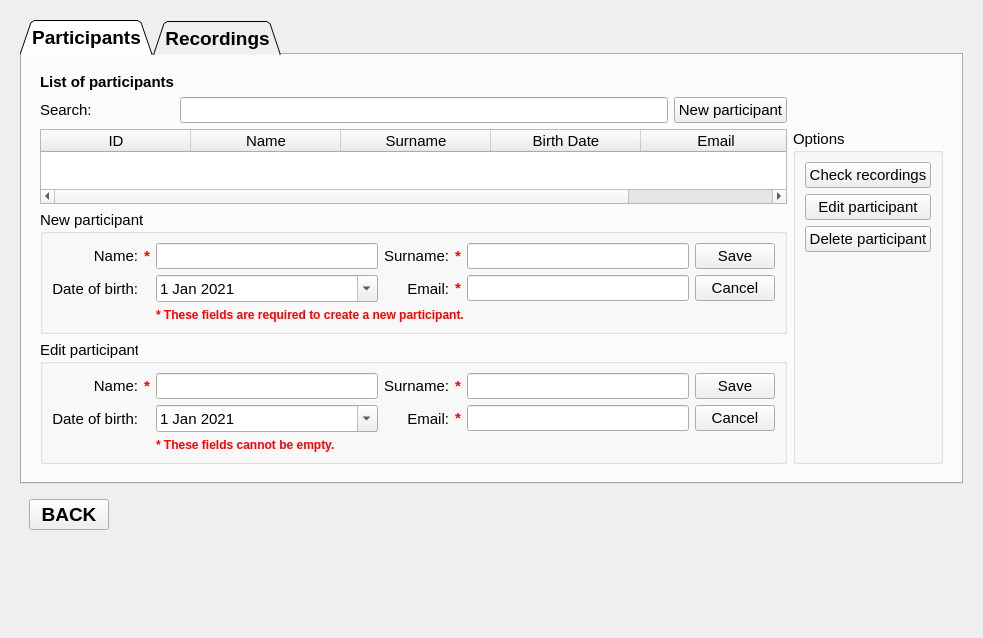
<?xml version="1.0" encoding="UTF-8"?>
<ui version="4.0">
 <class>Evaluation</class>
 <widget class="qMRMLWidget" name="Evaluation">
  <property name="geometry">
   <rect>
    <x>0</x>
    <y>0</y>
    <width>983</width>
    <height>638</height>
   </rect>
  </property>
  <layout class="QVBoxLayout" name="verticalLayout">
   <item>
    <widget class="QFrame" name="frame">
     <property name="frameShape">
      <enum>QFrame::NoFrame</enum>
     </property>
     <property name="frameShadow">
      <enum>QFrame::Raised</enum>
     </property>
     <layout class="QGridLayout" name="gridLayout">
      <item row="1" column="0">
       <widget class="QFrame" name="navigationBar">
        <property name="frameShape">
         <enum>QFrame::NoFrame</enum>
        </property>
        <property name="frameShadow">
         <enum>QFrame::Raised</enum>
        </property>
        <layout class="QHBoxLayout" name="horizontalLayout_7">
         <item>
          <widget class="QPushButton" name="previousPageButton">
           <property name="font">
            <font>
             <pointsize>14</pointsize>
             <weight>75</weight>
             <bold>true</bold>
            </font>
           </property>
           <property name="text">
            <string>BACK</string>
           </property>
          </widget>
         </item>
         <item>
          <spacer name="horizontalSpacer_8">
           <property name="orientation">
            <enum>Qt::Horizontal</enum>
           </property>
           <property name="sizeHint" stdset="0">
            <size>
             <width>40</width>
             <height>20</height>
            </size>
           </property>
          </spacer>
         </item>
        </layout>
       </widget>
      </item>
      <item row="0" column="0">
       <widget class="QTabWidget" name="tabWidget">
        <property name="font">
         <font>
          <pointsize>14</pointsize>
          <weight>75</weight>
          <bold>true</bold>
         </font>
        </property>
        <property name="tabPosition">
         <enum>QTabWidget::North</enum>
        </property>
        <property name="tabShape">
         <enum>QTabWidget::Triangular</enum>
        </property>
        <property name="currentIndex">
         <number>0</number>
        </property>
        <widget class="QWidget" name="participantsTab">
         <attribute name="title">
          <string>Participants</string>
         </attribute>
         <layout class="QVBoxLayout" name="verticalLayoutxt">
          <item>
           <widget class="QFrame" name="participantsFrame">
            <property name="font">
             <font>
              <pointsize>11</pointsize>
              <weight>50</weight>
              <bold>false</bold>
             </font>
            </property>
            <property name="frameShape">
             <enum>QFrame::NoFrame</enum>
            </property>
            <property name="frameShadow">
             <enum>QFrame::Raised</enum>
            </property>
            <layout class="QGridLayout" name="gridLayout_4">
             <item row="0" column="0">
              <widget class="QLabel" name="label_1">
               <property name="font">
                <font>
                 <pointsize>11</pointsize>
                 <weight>75</weight>
                 <bold>true</bold>
                </font>
               </property>
               <property name="text">
                <string>List of participants</string>
               </property>
              </widget>
             </item>
             <item row="1" column="0">
              <widget class="QLabel" name="label_2">
               <property name="font">
                <font>
                 <pointsize>11</pointsize>
                 <weight>50</weight>
                 <bold>false</bold>
                </font>
               </property>
               <property name="text">
                <string>Search:</string>
               </property>
              </widget>
             </item>
             <item row="1" column="1">
              <widget class="QLineEdit" name="participantSearchText">
               <property name="font">
                <font>
                 <pointsize>11</pointsize>
                 <weight>50</weight>
                 <bold>false</bold>
                </font>
               </property>
              </widget>
             </item>
             <item row="1" column="2">
              <widget class="QPushButton" name="newParticipantButton">
               <property name="text">
                <string>New participant</string>
               </property>
              </widget>
             </item>
             <item row="2" column="0" colspan="3">
              <widget class="QTableWidget" name="participantsTable">
               <property name="font">
                <font>
                 <pointsize>11</pointsize>
                 <weight>50</weight>
                 <bold>false</bold>
                </font>
               </property>
               <property name="sizeAdjustPolicy">
                <enum>QAbstractScrollArea::AdjustToContents</enum>
               </property>
               <property name="editTriggers">
                <set>QAbstractItemView::NoEditTriggers</set>
               </property>
               <property name="alternatingRowColors">
                <bool>true</bool>
               </property>
               <property name="selectionMode">
                <enum>QAbstractItemView::SingleSelection</enum>
               </property>
               <property name="selectionBehavior">
                <enum>QAbstractItemView::SelectRows</enum>
               </property>
               <property name="sortingEnabled">
                <bool>true</bool>
               </property>
               <attribute name="horizontalHeaderDefaultSectionSize">
                <number>150</number>
               </attribute>
               <attribute name="horizontalHeaderStretchLastSection">
                <bool>true</bool>
               </attribute>
               <attribute name="verticalHeaderVisible">
                <bool>false</bool>
               </attribute>
               <column>
                <property name="text">
                 <string>ID</string>
                </property>
               </column>
               <column>
                <property name="text">
                 <string>Name</string>
                </property>
               </column>
               <column>
                <property name="text">
                 <string>Surname</string>
                </property>
               </column>
               <column>
                <property name="text">
                 <string>Birth Date</string>
                </property>
               </column>
               <column>
                <property name="text">
                 <string>Email</string>
                </property>
               </column>
              </widget>
             </item>
             <item row="2" column="3" rowspan="3">
              <widget class="QGroupBox" name="participantOptionsGroupBox">
               <property name="font">
                <font>
                 <pointsize>11</pointsize>
                 <weight>50</weight>
                 <bold>false</bold>
                </font>
               </property>
               <property name="title">
                <string>Options</string>
               </property>
               <layout class="QVBoxLayout" name="verticalLayout_4">
                <item>
                 <widget class="QPushButton" name="checkRecordingsButton">
                  <property name="font">
                   <font>
                    <pointsize>11</pointsize>
                    <weight>50</weight>
                    <bold>false</bold>
                   </font>
                  </property>
                  <property name="text">
                   <string>Check recordings</string>
                  </property>
                 </widget>
                </item>
                <item>
                 <widget class="QPushButton" name="editParticipantButton">
                  <property name="font">
                   <font>
                    <pointsize>11</pointsize>
                    <weight>50</weight>
                    <bold>false</bold>
                   </font>
                  </property>
                  <property name="text">
                   <string>Edit participant</string>
                  </property>
                 </widget>
                </item>
                <item>
                 <widget class="QPushButton" name="deleteParticipantButton">
                  <property name="font">
                   <font>
                    <pointsize>11</pointsize>
                    <weight>50</weight>
                    <bold>false</bold>
                   </font>
                  </property>
                  <property name="text">
                   <string>Delete participant</string>
                  </property>
                 </widget>
                </item>
                <item>
                 <spacer name="verticalSpacer">
                  <property name="font">
                   <font>
                    <pointsize>11</pointsize>
                    <weight>50</weight>
                    <bold>false</bold>
                   </font>
                  </property>
                  <property name="orientation">
                   <enum>Qt::Vertical</enum>
                  </property>
                  <property name="sizeHint" stdset="0">
                   <size>
                    <width>20</width>
                    <height>40</height>
                   </size>
                  </property>
                 </spacer>
                </item>
               </layout>
              </widget>
             </item>
             <item row="3" column="0" colspan="3">
              <widget class="QGroupBox" name="newParticipantGroupBox">
               <property name="font">
                <font>
                 <pointsize>11</pointsize>
                 <weight>50</weight>
                 <bold>false</bold>
                </font>
               </property>
               <property name="title">
                <string>New participant</string>
               </property>
               <layout class="QGridLayout" name="gridLayout_3">
                <item row="0" column="0">
                 <widget class="QLabel" name="newParticipantLabel_1">
                  <property name="font">
                   <font>
                    <pointsize>11</pointsize>
                    <weight>50</weight>
                    <bold>false</bold>
                   </font>
                  </property>
                  <property name="text">
                   <string>Name:</string>
                  </property>
                  <property name="alignment">
                   <set>Qt::AlignRight|Qt::AlignTrailing|Qt::AlignVCenter</set>
                  </property>
                 </widget>
                </item>
                <item row="0" column="1">
                 <widget class="QLabel" name="newParticipantNameWarning">
                  <property name="text">
                   <string>&lt;html&gt;&lt;head/&gt;&lt;body&gt;&lt;p&gt;&lt;span style=&quot; font-size:11pt; font-weight:600; color:#ff0000;&quot;&gt;*&lt;/span&gt;&lt;/p&gt;&lt;/body&gt;&lt;/html&gt;</string>
                  </property>
                 </widget>
                </item>
                <item row="0" column="2">
                 <widget class="QLineEdit" name="newParticipantNameText">
                  <property name="font">
                   <font>
                    <pointsize>11</pointsize>
                    <weight>50</weight>
                    <bold>false</bold>
                   </font>
                  </property>
                 </widget>
                </item>
                <item row="0" column="3">
                 <widget class="QLabel" name="newParticipantLabel_2">
                  <property name="font">
                   <font>
                    <pointsize>11</pointsize>
                    <weight>50</weight>
                    <bold>false</bold>
                   </font>
                  </property>
                  <property name="text">
                   <string>Surname:</string>
                  </property>
                  <property name="alignment">
                   <set>Qt::AlignRight|Qt::AlignTrailing|Qt::AlignVCenter</set>
                  </property>
                 </widget>
                </item>
                <item row="0" column="4">
                 <widget class="QLabel" name="newParticipantSurnameWarning">
                  <property name="text">
                   <string>&lt;html&gt;&lt;head/&gt;&lt;body&gt;&lt;p&gt;&lt;span style=&quot; font-size:11pt; font-weight:600; color:#ff0000;&quot;&gt;*&lt;/span&gt;&lt;/p&gt;&lt;/body&gt;&lt;/html&gt;</string>
                  </property>
                 </widget>
                </item>
                <item row="0" column="5">
                 <widget class="QLineEdit" name="newParticipantSurnameText">
                  <property name="font">
                   <font>
                    <pointsize>11</pointsize>
                    <weight>50</weight>
                    <bold>false</bold>
                   </font>
                  </property>
                 </widget>
                </item>
                <item row="0" column="6">
                 <widget class="QPushButton" name="newParticipantSaveButton">
                  <property name="font">
                   <font>
                    <pointsize>11</pointsize>
                    <weight>50</weight>
                    <bold>false</bold>
                   </font>
                  </property>
                  <property name="text">
                   <string>Save</string>
                  </property>
                 </widget>
                </item>
                <item row="1" column="0">
                 <widget class="QLabel" name="newParticipantLabel_3">
                  <property name="font">
                   <font>
                    <pointsize>11</pointsize>
                    <weight>50</weight>
                    <bold>false</bold>
                   </font>
                  </property>
                  <property name="text">
                   <string>Date of birth:</string>
                  </property>
                  <property name="alignment">
                   <set>Qt::AlignRight|Qt::AlignTrailing|Qt::AlignVCenter</set>
                  </property>
                 </widget>
                </item>
                <item row="1" column="2">
                 <widget class="QDateEdit" name="newParticipantBirthDateEdit">
                  <property name="font">
                   <font>
                    <pointsize>11</pointsize>
                    <weight>50</weight>
                    <bold>false</bold>
                   </font>
                  </property>
                  <property name="buttonSymbols">
                   <enum>QAbstractSpinBox::UpDownArrows</enum>
                  </property>
                  <property name="calendarPopup">
                   <bool>true</bool>
                  </property>
                  <property name="date">
                   <date>
                    <year>2021</year>
                    <month>1</month>
                    <day>1</day>
                   </date>
                  </property>
                 </widget>
                </item>
                <item row="1" column="3">
                 <widget class="QLabel" name="newParticipantLabel_4">
                  <property name="font">
                   <font>
                    <pointsize>11</pointsize>
                    <weight>50</weight>
                    <bold>false</bold>
                   </font>
                  </property>
                  <property name="text">
                   <string>Email:</string>
                  </property>
                  <property name="alignment">
                   <set>Qt::AlignRight|Qt::AlignTrailing|Qt::AlignVCenter</set>
                  </property>
                 </widget>
                </item>
                <item row="1" column="4">
                 <widget class="QLabel" name="newParticipantEmailWarning">
                  <property name="text">
                   <string>&lt;html&gt;&lt;head/&gt;&lt;body&gt;&lt;p&gt;&lt;span style=&quot; font-size:11pt; font-weight:600; color:#ff0000;&quot;&gt;*&lt;/span&gt;&lt;/p&gt;&lt;/body&gt;&lt;/html&gt;</string>
                  </property>
                 </widget>
                </item>
                <item row="1" column="5">
                 <widget class="QLineEdit" name="newParticipantEmailText">
                  <property name="font">
                   <font>
                    <pointsize>11</pointsize>
                    <weight>50</weight>
                    <bold>false</bold>
                   </font>
                  </property>
                 </widget>
                </item>
                <item row="1" column="6">
                 <widget class="QPushButton" name="newParticipantCancelButton">
                  <property name="font">
                   <font>
                    <pointsize>11</pointsize>
                    <weight>50</weight>
                    <bold>false</bold>
                   </font>
                  </property>
                  <property name="text">
                   <string>Cancel</string>
                  </property>
                 </widget>
                </item>
                <item row="2" column="2" colspan="4">
                 <widget class="QLabel" name="newParticipantWarningMessageText">
                  <property name="font">
                   <font>
                    <pointsize>11</pointsize>
                    <weight>50</weight>
                    <bold>false</bold>
                   </font>
                  </property>
                  <property name="text">
                   <string>&lt;html&gt;&lt;head/&gt;&lt;body&gt;&lt;p&gt;&lt;span style=&quot; font-size:9pt; font-weight:600; color:#ff0000;&quot;&gt;* These fields are required to create a new participant.&lt;/span&gt;&lt;/p&gt;&lt;/body&gt;&lt;/html&gt;</string>
                  </property>
                 </widget>
                </item>
               </layout>
              </widget>
             </item>
             <item row="4" column="0" colspan="3">
              <widget class="QGroupBox" name="editParticipantGroupBox">
               <property name="font">
                <font>
                 <pointsize>11</pointsize>
                 <weight>50</weight>
                 <bold>false</bold>
                </font>
               </property>
               <property name="title">
                <string>Edit participant</string>
               </property>
               <layout class="QGridLayout" name="gridLayout_2">
                <item row="0" column="0">
                 <widget class="QLabel" name="editParticipantLabel_1">
                  <property name="font">
                   <font>
                    <pointsize>11</pointsize>
                    <weight>50</weight>
                    <bold>false</bold>
                   </font>
                  </property>
                  <property name="text">
                   <string>Name:</string>
                  </property>
                  <property name="alignment">
                   <set>Qt::AlignRight|Qt::AlignTrailing|Qt::AlignVCenter</set>
                  </property>
                 </widget>
                </item>
                <item row="0" column="1">
                 <widget class="QLabel" name="editParticipantNameWarning">
                  <property name="text">
                   <string>&lt;html&gt;&lt;head/&gt;&lt;body&gt;&lt;p&gt;&lt;span style=&quot; font-size:11pt; font-weight:600; color:#ff0000;&quot;&gt;*&lt;/span&gt;&lt;/p&gt;&lt;/body&gt;&lt;/html&gt;</string>
                  </property>
                 </widget>
                </item>
                <item row="0" column="2">
                 <widget class="QLineEdit" name="editParticipantNameText">
                  <property name="font">
                   <font>
                    <pointsize>11</pointsize>
                    <weight>50</weight>
                    <bold>false</bold>
                   </font>
                  </property>
                 </widget>
                </item>
                <item row="0" column="3">
                 <widget class="QLabel" name="editParticipantLabel_2">
                  <property name="font">
                   <font>
                    <pointsize>11</pointsize>
                    <weight>50</weight>
                    <bold>false</bold>
                   </font>
                  </property>
                  <property name="text">
                   <string>Surname:</string>
                  </property>
                  <property name="alignment">
                   <set>Qt::AlignRight|Qt::AlignTrailing|Qt::AlignVCenter</set>
                  </property>
                 </widget>
                </item>
                <item row="0" column="4">
                 <widget class="QLabel" name="editParticipantSurnameWarning">
                  <property name="text">
                   <string>&lt;html&gt;&lt;head/&gt;&lt;body&gt;&lt;p&gt;&lt;span style=&quot; font-size:11pt; font-weight:600; color:#ff0000;&quot;&gt;*&lt;/span&gt;&lt;/p&gt;&lt;/body&gt;&lt;/html&gt;</string>
                  </property>
                 </widget>
                </item>
                <item row="0" column="5">
                 <widget class="QLineEdit" name="editParticipantSurnameText">
                  <property name="font">
                   <font>
                    <pointsize>11</pointsize>
                    <weight>50</weight>
                    <bold>false</bold>
                   </font>
                  </property>
                 </widget>
                </item>
                <item row="0" column="6">
                 <widget class="QPushButton" name="editParticipantSaveButton">
                  <property name="font">
                   <font>
                    <pointsize>11</pointsize>
                    <weight>50</weight>
                    <bold>false</bold>
                   </font>
                  </property>
                  <property name="text">
                   <string>Save</string>
                  </property>
                 </widget>
                </item>
                <item row="1" column="0">
                 <widget class="QLabel" name="editParticipantLabel_3">
                  <property name="font">
                   <font>
                    <pointsize>11</pointsize>
                    <weight>50</weight>
                    <bold>false</bold>
                   </font>
                  </property>
                  <property name="text">
                   <string>Date of birth:</string>
                  </property>
                  <property name="alignment">
                   <set>Qt::AlignRight|Qt::AlignTrailing|Qt::AlignVCenter</set>
                  </property>
                 </widget>
                </item>
                <item row="1" column="2">
                 <widget class="QDateEdit" name="editParticipantBirthDateEdit">
                  <property name="font">
                   <font>
                    <pointsize>11</pointsize>
                    <weight>50</weight>
                    <bold>false</bold>
                   </font>
                  </property>
                  <property name="buttonSymbols">
                   <enum>QAbstractSpinBox::UpDownArrows</enum>
                  </property>
                  <property name="calendarPopup">
                   <bool>true</bool>
                  </property>
                  <property name="date">
                   <date>
                    <year>2021</year>
                    <month>1</month>
                    <day>1</day>
                   </date>
                  </property>
                 </widget>
                </item>
                <item row="1" column="3">
                 <widget class="QLabel" name="editParticipantLabel_4">
                  <property name="font">
                   <font>
                    <pointsize>11</pointsize>
                    <weight>50</weight>
                    <bold>false</bold>
                   </font>
                  </property>
                  <property name="text">
                   <string>Email:</string>
                  </property>
                  <property name="alignment">
                   <set>Qt::AlignRight|Qt::AlignTrailing|Qt::AlignVCenter</set>
                  </property>
                 </widget>
                </item>
                <item row="1" column="4">
                 <widget class="QLabel" name="editParticipantEmailWarning">
                  <property name="text">
                   <string>&lt;html&gt;&lt;head/&gt;&lt;body&gt;&lt;p&gt;&lt;span style=&quot; font-size:11pt; font-weight:600; color:#ff0000;&quot;&gt;*&lt;/span&gt;&lt;/p&gt;&lt;/body&gt;&lt;/html&gt;</string>
                  </property>
                 </widget>
                </item>
                <item row="1" column="5">
                 <widget class="QLineEdit" name="editParticipantEmailText">
                  <property name="font">
                   <font>
                    <pointsize>11</pointsize>
                    <weight>50</weight>
                    <bold>false</bold>
                   </font>
                  </property>
                 </widget>
                </item>
                <item row="1" column="6">
                 <widget class="QPushButton" name="editParticipantCancelButton">
                  <property name="font">
                   <font>
                    <pointsize>11</pointsize>
                    <weight>50</weight>
                    <bold>false</bold>
                   </font>
                  </property>
                  <property name="text">
                   <string>Cancel</string>
                  </property>
                 </widget>
                </item>
                <item row="2" column="2" colspan="4">
                 <widget class="QLabel" name="editParticipantWarningMessageText">
                  <property name="font">
                   <font>
                    <pointsize>11</pointsize>
                    <weight>50</weight>
                    <bold>false</bold>
                   </font>
                  </property>
                  <property name="text">
                   <string>&lt;html&gt;&lt;head/&gt;&lt;body&gt;&lt;p&gt;&lt;span style=&quot; font-size:9pt; font-weight:600; color:#ff0000;&quot;&gt;* These fields cannot be empty.&lt;/span&gt;&lt;/p&gt;&lt;/body&gt;&lt;/html&gt;</string>
                  </property>
                 </widget>
                </item>
               </layout>
              </widget>
             </item>
            </layout>
           </widget>
          </item>
         </layout>
        </widget>
        <widget class="QWidget" name="recordingsTab">
         <attribute name="title">
          <string>Recordings</string>
         </attribute>
         <layout class="QVBoxLayout" name="verticalLayout_3">
          <item>
           <widget class="QFrame" name="recordingsFrame">
            <property name="font">
             <font>
              <pointsize>11</pointsize>
              <weight>50</weight>
              <bold>false</bold>
             </font>
            </property>
            <property name="frameShape">
             <enum>QFrame::NoFrame</enum>
            </property>
            <property name="frameShadow">
             <enum>QFrame::Raised</enum>
            </property>
            <layout class="QGridLayout" name="gridLayout_8">
             <item row="0" column="0">
              <widget class="QLabel" name="label_4">
               <property name="font">
                <font>
                 <pointsize>11</pointsize>
                 <weight>75</weight>
                 <bold>true</bold>
                </font>
               </property>
               <property name="text">
                <string>List of recordings</string>
               </property>
              </widget>
             </item>
             <item row="1" column="0">
              <widget class="QLabel" name="label_3">
               <property name="font">
                <font>
                 <pointsize>11</pointsize>
                 <weight>50</weight>
                 <bold>false</bold>
                </font>
               </property>
               <property name="text">
                <string>Selected participant:</string>
               </property>
              </widget>
             </item>
             <item row="1" column="1">
              <widget class="QLineEdit" name="participantSelectionText">
               <property name="enabled">
                <bool>true</bool>
               </property>
               <property name="font">
                <font>
                 <pointsize>11</pointsize>
                 <weight>50</weight>
                 <bold>false</bold>
                </font>
               </property>
               <property name="readOnly">
                <bool>true</bool>
               </property>
              </widget>
             </item>
             <item row="2" column="0" colspan="2">
              <widget class="QTableWidget" name="recordingsTable">
               <property name="font">
                <font>
                 <pointsize>11</pointsize>
                 <weight>50</weight>
                 <bold>false</bold>
                </font>
               </property>
               <property name="editTriggers">
                <set>QAbstractItemView::NoEditTriggers</set>
               </property>
               <property name="alternatingRowColors">
                <bool>true</bool>
               </property>
               <property name="selectionMode">
                <enum>QAbstractItemView::SingleSelection</enum>
               </property>
               <property name="selectionBehavior">
                <enum>QAbstractItemView::SelectRows</enum>
               </property>
               <property name="sortingEnabled">
                <bool>true</bool>
               </property>
               <attribute name="verticalHeaderVisible">
                <bool>false</bool>
               </attribute>
               <column>
                <property name="text">
                 <string>ID</string>
                </property>
               </column>
               <column>
                <property name="text">
                 <string>Date</string>
                </property>
               </column>
               <column>
                <property name="text">
                 <string>Time</string>
                </property>
               </column>
               <column>
                <property name="text">
                 <string>Exercise</string>
                </property>
               </column>
               <column>
                <property name="text">
                 <string>Duration</string>
                </property>
               </column>
              </widget>
             </item>
             <item row="2" column="2" rowspan="2">
              <widget class="QGroupBox" name="recordingOptionsGroupBox">
               <property name="font">
                <font>
                 <pointsize>11</pointsize>
                 <weight>50</weight>
                 <bold>false</bold>
                </font>
               </property>
               <property name="title">
                <string>Options</string>
               </property>
               <layout class="QVBoxLayout" name="verticalLayout_6">
                <item>
                 <widget class="QPushButton" name="recordingDetailsButton">
                  <property name="font">
                   <font>
                    <pointsize>11</pointsize>
                    <weight>50</weight>
                    <bold>false</bold>
                   </font>
                  </property>
                  <property name="text">
                   <string>See details</string>
                  </property>
                  <property name="checkable">
                   <bool>true</bool>
                  </property>
                 </widget>
                </item>
                <item>
                 <widget class="QPushButton" name="evaluateRecordingButton">
                  <property name="font">
                   <font>
                    <pointsize>11</pointsize>
                    <weight>50</weight>
                    <bold>false</bold>
                   </font>
                  </property>
                  <property name="text">
                   <string>Evaluate recording</string>
                  </property>
                 </widget>
                </item>
                <item>
                 <widget class="QPushButton" name="deleteRecordingButton">
                  <property name="font">
                   <font>
                    <pointsize>11</pointsize>
                    <weight>50</weight>
                    <bold>false</bold>
                   </font>
                  </property>
                  <property name="text">
                   <string>Delete recording</string>
                  </property>
                 </widget>
                </item>
                <item>
                 <spacer name="verticalSpacer_3">
                  <property name="font">
                   <font>
                    <pointsize>11</pointsize>
                    <weight>50</weight>
                    <bold>false</bold>
                   </font>
                  </property>
                  <property name="orientation">
                   <enum>Qt::Vertical</enum>
                  </property>
                  <property name="sizeHint" stdset="0">
                   <size>
                    <width>20</width>
                    <height>40</height>
                   </size>
                  </property>
                 </spacer>
                </item>
               </layout>
              </widget>
             </item>
             <item row="3" column="0" colspan="2">
              <widget class="QGroupBox" name="recordingDetailsGroupBox">
               <property name="font">
                <font>
                 <pointsize>11</pointsize>
                 <weight>50</weight>
                 <bold>false</bold>
                </font>
               </property>
               <property name="title">
                <string>Recording details</string>
               </property>
               <layout class="QGridLayout" name="gridLayout_7">
                <item row="0" column="1">
                 <widget class="QLabel" name="recordingDetailsLabel_1">
                  <property name="font">
                   <font>
                    <pointsize>11</pointsize>
                    <weight>50</weight>
                    <bold>false</bold>
                   </font>
                  </property>
                  <property name="text">
                   <string>Participant ID:</string>
                  </property>
                 </widget>
                </item>
                <item row="1" column="3">
                 <widget class="QLabel" name="recordingDetailsLabel_5">
                  <property name="font">
                   <font>
                    <pointsize>11</pointsize>
                    <weight>50</weight>
                    <bold>false</bold>
                   </font>
                  </property>
                  <property name="text">
                   <string>Date:</string>
                  </property>
                  <property name="alignment">
                   <set>Qt::AlignRight|Qt::AlignTrailing|Qt::AlignVCenter</set>
                  </property>
                 </widget>
                </item>
                <item row="2" column="2">
                 <widget class="QLineEdit" name="recordingParticipantSurnameText">
                  <property name="sizePolicy">
                   <sizepolicy hsizetype="Fixed" vsizetype="Fixed">
                    <horstretch>0</horstretch>
                    <verstretch>0</verstretch>
                   </sizepolicy>
                  </property>
                  <property name="font">
                   <font>
                    <pointsize>11</pointsize>
                    <weight>50</weight>
                    <bold>false</bold>
                   </font>
                  </property>
                 </widget>
                </item>
                <item row="2" column="3">
                 <widget class="QLabel" name="recordingDetailsLabel_6">
                  <property name="font">
                   <font>
                    <pointsize>11</pointsize>
                    <weight>50</weight>
                    <bold>false</bold>
                   </font>
                  </property>
                  <property name="text">
                   <string>Duration:</string>
                  </property>
                  <property name="alignment">
                   <set>Qt::AlignRight|Qt::AlignTrailing|Qt::AlignVCenter</set>
                  </property>
                 </widget>
                </item>
                <item row="0" column="3">
                 <widget class="QLabel" name="recordingDetailsLabel_4">
                  <property name="font">
                   <font>
                    <pointsize>11</pointsize>
                    <weight>50</weight>
                    <bold>false</bold>
                   </font>
                  </property>
                  <property name="text">
                   <string>Exercise:</string>
                  </property>
                  <property name="alignment">
                   <set>Qt::AlignRight|Qt::AlignTrailing|Qt::AlignVCenter</set>
                  </property>
                 </widget>
                </item>
                <item row="1" column="2">
                 <widget class="QLineEdit" name="recordingParticipantNameText">
                  <property name="sizePolicy">
                   <sizepolicy hsizetype="Fixed" vsizetype="Fixed">
                    <horstretch>0</horstretch>
                    <verstretch>0</verstretch>
                   </sizepolicy>
                  </property>
                  <property name="font">
                   <font>
                    <pointsize>11</pointsize>
                    <weight>50</weight>
                    <bold>false</bold>
                   </font>
                  </property>
                 </widget>
                </item>
                <item row="0" column="4" colspan="2">
                 <widget class="QLineEdit" name="recordingDetailsExerciseText">
                  <property name="sizePolicy">
                   <sizepolicy hsizetype="Fixed" vsizetype="Fixed">
                    <horstretch>0</horstretch>
                    <verstretch>0</verstretch>
                   </sizepolicy>
                  </property>
                  <property name="font">
                   <font>
                    <pointsize>11</pointsize>
                    <weight>50</weight>
                    <bold>false</bold>
                   </font>
                  </property>
                 </widget>
                </item>
                <item row="1" column="1">
                 <widget class="QLabel" name="recordingDetailsLabel_2">
                  <property name="font">
                   <font>
                    <pointsize>11</pointsize>
                    <weight>50</weight>
                    <bold>false</bold>
                   </font>
                  </property>
                  <property name="text">
                   <string>Participant Name:</string>
                  </property>
                 </widget>
                </item>
                <item row="2" column="4" colspan="2">
                 <widget class="QLineEdit" name="recordingDetailsDurationText">
                  <property name="sizePolicy">
                   <sizepolicy hsizetype="Fixed" vsizetype="Fixed">
                    <horstretch>0</horstretch>
                    <verstretch>0</verstretch>
                   </sizepolicy>
                  </property>
                  <property name="font">
                   <font>
                    <pointsize>11</pointsize>
                    <weight>50</weight>
                    <bold>false</bold>
                   </font>
                  </property>
                 </widget>
                </item>
                <item row="0" column="2">
                 <widget class="QLineEdit" name="recordingParticipantIDText">
                  <property name="sizePolicy">
                   <sizepolicy hsizetype="Fixed" vsizetype="Fixed">
                    <horstretch>0</horstretch>
                    <verstretch>0</verstretch>
                   </sizepolicy>
                  </property>
                  <property name="font">
                   <font>
                    <pointsize>11</pointsize>
                    <weight>50</weight>
                    <bold>false</bold>
                   </font>
                  </property>
                 </widget>
                </item>
                <item row="1" column="4" colspan="2">
                 <widget class="QLineEdit" name="recordingDetailsDateText">
                  <property name="sizePolicy">
                   <sizepolicy hsizetype="Fixed" vsizetype="Fixed">
                    <horstretch>0</horstretch>
                    <verstretch>0</verstretch>
                   </sizepolicy>
                  </property>
                  <property name="font">
                   <font>
                    <pointsize>11</pointsize>
                    <weight>50</weight>
                    <bold>false</bold>
                   </font>
                  </property>
                 </widget>
                </item>
                <item row="2" column="1">
                 <widget class="QLabel" name="recordingDetailsLabel_3">
                  <property name="font">
                   <font>
                    <pointsize>11</pointsize>
                    <weight>50</weight>
                    <bold>false</bold>
                   </font>
                  </property>
                  <property name="text">
                   <string>Participant Surname:</string>
                  </property>
                 </widget>
                </item>
                <item row="0" column="0">
                 <spacer name="horizontalSpacer">
                  <property name="font">
                   <font>
                    <pointsize>11</pointsize>
                    <weight>50</weight>
                    <bold>false</bold>
                   </font>
                  </property>
                  <property name="orientation">
                   <enum>Qt::Horizontal</enum>
                  </property>
                  <property name="sizeType">
                   <enum>QSizePolicy::Fixed</enum>
                  </property>
                  <property name="sizeHint" stdset="0">
                   <size>
                    <width>40</width>
                    <height>20</height>
                   </size>
                  </property>
                 </spacer>
                </item>
               </layout>
              </widget>
             </item>
            </layout>
           </widget>
          </item>
         </layout>
        </widget>
       </widget>
      </item>
     </layout>
    </widget>
   </item>
   <item>
    <spacer name="verticalSpacer_2">
     <property name="orientation">
      <enum>Qt::Vertical</enum>
     </property>
     <property name="sizeHint" stdset="0">
      <size>
       <width>20</width>
       <height>40</height>
      </size>
     </property>
    </spacer>
   </item>
  </layout>
 </widget>
 <customwidgets>
  <customwidget>
   <class>qMRMLWidget</class>
   <extends>QWidget</extends>
   <header>qMRMLWidget.h</header>
   <container>1</container>
  </customwidget>
 </customwidgets>
 <resources/>
 <connections/>
</ui>
